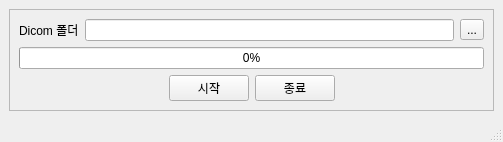
<?xml version="1.0" encoding="UTF-8"?>
<ui version="4.0">
 <class>MainWindow</class>
 <widget class="QMainWindow" name="MainWindow">
  <property name="geometry">
   <rect>
    <x>0</x>
    <y>0</y>
    <width>503</width>
    <height>135</height>
   </rect>
  </property>
  <property name="windowTitle">
   <string>MainWindow</string>
  </property>
  <widget class="QWidget" name="centralwidget">
   <layout class="QGridLayout" name="gridLayout_2">
    <item row="0" column="0">
     <widget class="QFrame" name="frame">
      <property name="frameShape">
       <enum>QFrame::StyledPanel</enum>
      </property>
      <property name="frameShadow">
       <enum>QFrame::Raised</enum>
      </property>
      <layout class="QGridLayout" name="gridLayout">
       <item row="0" column="0">
        <widget class="QLabel" name="label">
         <property name="text">
          <string>Dicom 폴더</string>
         </property>
        </widget>
       </item>
       <item row="0" column="1">
        <widget class="QLineEdit" name="txtFile">
         <property name="readOnly">
          <bool>true</bool>
         </property>
        </widget>
       </item>
       <item row="0" column="2">
        <widget class="QToolButton" name="btnPath">
         <property name="text">
          <string>...</string>
         </property>
        </widget>
       </item>
       <item row="1" column="0" colspan="3">
        <widget class="QProgressBar" name="progressBar">
         <property name="maximum">
          <number>100</number>
         </property>
         <property name="value">
          <number>0</number>
         </property>
        </widget>
       </item>
       <item row="2" column="0" colspan="3">
        <layout class="QHBoxLayout" name="horizontalLayout">
         <item>
          <spacer name="horizontalSpacer">
           <property name="orientation">
            <enum>Qt::Horizontal</enum>
           </property>
           <property name="sizeHint" stdset="0">
            <size>
             <width>68</width>
             <height>20</height>
            </size>
           </property>
          </spacer>
         </item>
         <item>
          <widget class="QPushButton" name="btnStart">
           <property name="text">
            <string>시작</string>
           </property>
          </widget>
         </item>
         <item>
          <widget class="QPushButton" name="btnStop">
           <property name="text">
            <string>종료</string>
           </property>
          </widget>
         </item>
         <item>
          <spacer name="horizontalSpacer_2">
           <property name="orientation">
            <enum>Qt::Horizontal</enum>
           </property>
           <property name="sizeHint" stdset="0">
            <size>
             <width>40</width>
             <height>20</height>
            </size>
           </property>
          </spacer>
         </item>
        </layout>
       </item>
      </layout>
     </widget>
    </item>
   </layout>
  </widget>
  <widget class="QStatusBar" name="statusbar"/>
 </widget>
 <resources/>
 <connections/>
</ui>
